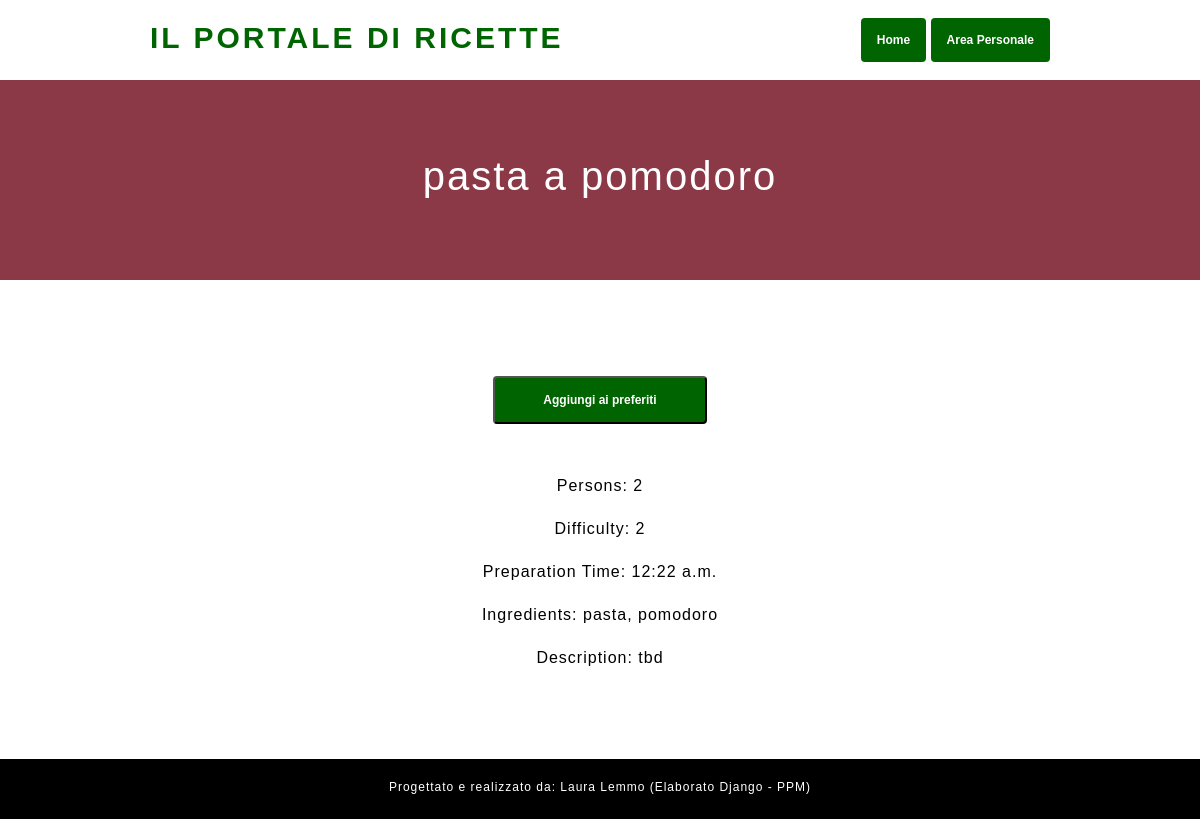
The app's page /recipeFavorite/1 (signed in), older data.
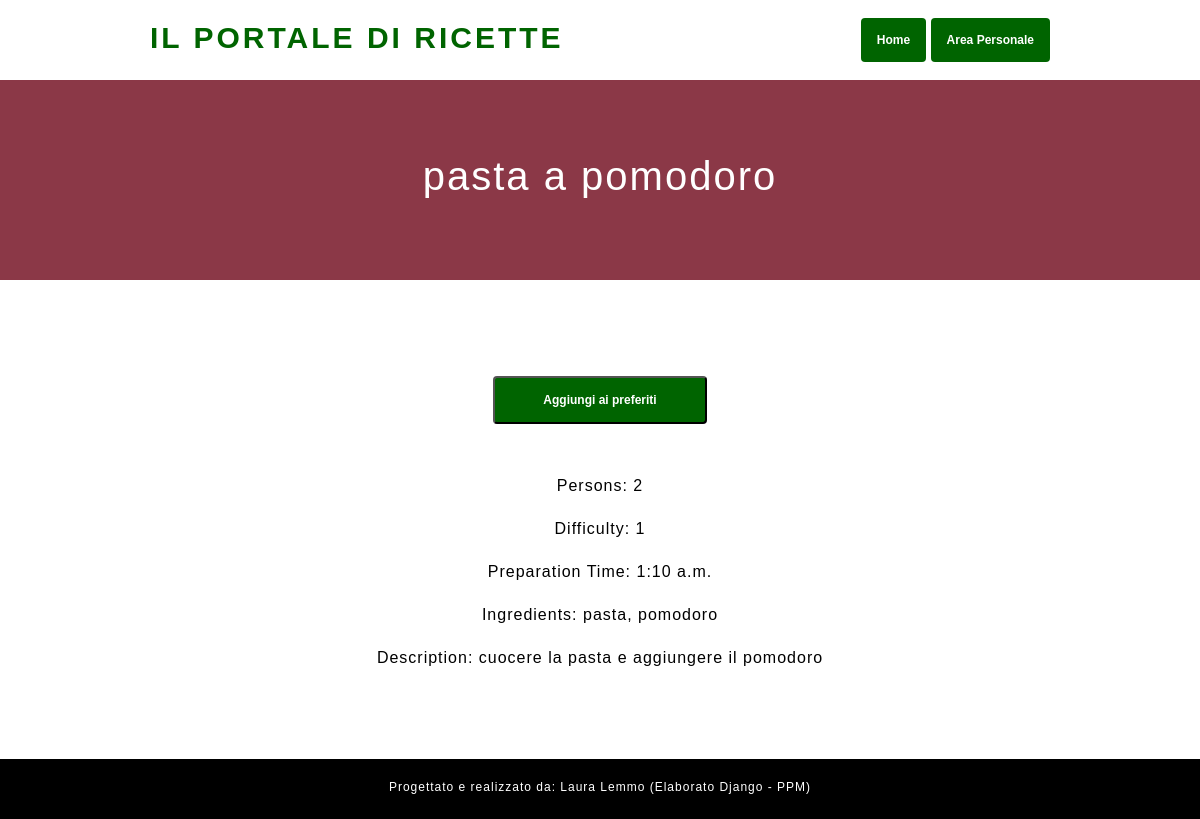
The same page, newer data.
### recipesharing/models.py (models this page shows)
class Recipe(models.Model):
    CHOICES = [
        ('APPETIZER', 'Antipasto'),
        ('FIRST', 'Primo'),
        ('SECOND', 'Secondo'),
        ('SIDE', 'Contorno'),
        ('DESSERT', 'Dolce'),
    ]
    id = models.AutoField(primary_key=True)
    title = models.TextField(max_length=100)
    persons = models.IntegerField(null=True)
    difficulty = models.IntegerField(null=True)
    category = models.CharField(max_length=10, choices=CHOICES, null=True)
    preparation_time = models.TimeField(null=True)
    ingredients = models.TextField(max_length=500, null=True)
    description = models.TextField(max_length=1000, null=True)
    user = models.ForeignKey(User, null=True, on_delete=models.CASCADE)
    class Meta:
        db_table = "recipes"

### recipesharing/views.py (the view)
# urls.py: path("recipeFavorite/<int:recipe_id>", views.recipeDetailFavorite, name="recipeDetailFavorite"),
@login_required
def recipeDetailFavorite(request, recipe_id):
    recipe = Recipe.objects.get(id=recipe_id)
    is_favorite = False
    is_authenticated = request.user.is_authenticated
    if is_authenticated:
        is_favorite = Favorite.objects.filter(user=request.user, recipe=recipe).exists()
    context = {
        'recipe': recipe,
        'is_favorite': is_favorite,
        'is_authenticated': is_authenticated
    }
    return render(request, 'recipe/detailFavorite.html', context)

### templates/recipe/detailFavorite.html (shortened to what this page needs)
<!DOCTYPE html>
<html lang="en">
<head>
<link rel="stylesheet" href="https://cdn.jsdelivr.net/npm/bootstrap@4.3.1/dist/css/bootstrap.min.css">
</head>
<body>
    <div id="header">
        <h1>Il portale di ricette</h1>
        <div style="margin: auto; margin-right: 0;">
            <a class="badge badge-primary p-3" href="{% url 'index' %}">Home</a>
            <a class="badge badge-primary p-3" href="{% url 'dashboard' %}">Area Personale</a>
        </div>
    </div>
    <div style="height: 200px; background-color: #8b3847; text-align: center">
        <br><br><br>
        <h2 style="color: white">{{ recipe.title }}</h2>
    </div>
    <br><br><br><br>
    <div style="text-align: center">
        {% if not is_favorite and is_authenticated %}
            <form action="{% url 'addToFavorites' recipe_id=recipe.id %}" method="post">
                <button class="badge badge-primary pt-3 pb-3 pr-5 pl-5" type="submit">Aggiungi ai preferiti</button>
            </form>
        {% endif %}
        <br><br>
        {% block content %}
          <p>Persons: {{ recipe.persons }}</p>
          <p>Difficulty: {{ recipe.difficulty }}</p>
          <p>Preparation Time: {{ recipe.preparation_time }}</p>
          <p>Ingredients: {{ recipe.ingredients }}</p>
          <p>Description: {{ recipe.description }}</p>
        {% endblock %}
    </div>
<br><br><br>
    <div id="footer">
        <p style="color: white; font-size: 12px; padding-top: 15px;">Progettato e realizzato da: Laura Lemmo (Elaborato Django - PPM)</p>
    </div>
</body>
</html>

### templates/recipe/detailFavorite.html (style rules this page uses)
body { margin: 0px; font-family: sans-serif; }
#header { width: 75%; margin: auto; display: flex; height: 80px; }
#header h1 { text-transform: uppercase; color: darkgreen; font-size: 30px; letter-spacing: 3px; font-weight: bold; margin-top: revert; }
.badge-primary { background-color: darkgreen !important; }
h2 { font-size: 40px; letter-spacing: 2px; }
p { color: black; font-weight: 100; letter-spacing: 1px; line-height: 27px; }
#footer { text-align: center; background-color: black; height: 60px; }

Row changes from the older to the newer data that the page shows:
changed Recipe "pasta a pomodoro": difficulty "2" → "1"; preparation_time "12:22 a.m." → "1:10 a.m."; description "tbd" → "cuocere la pasta e aggiungere il pomodoro"
